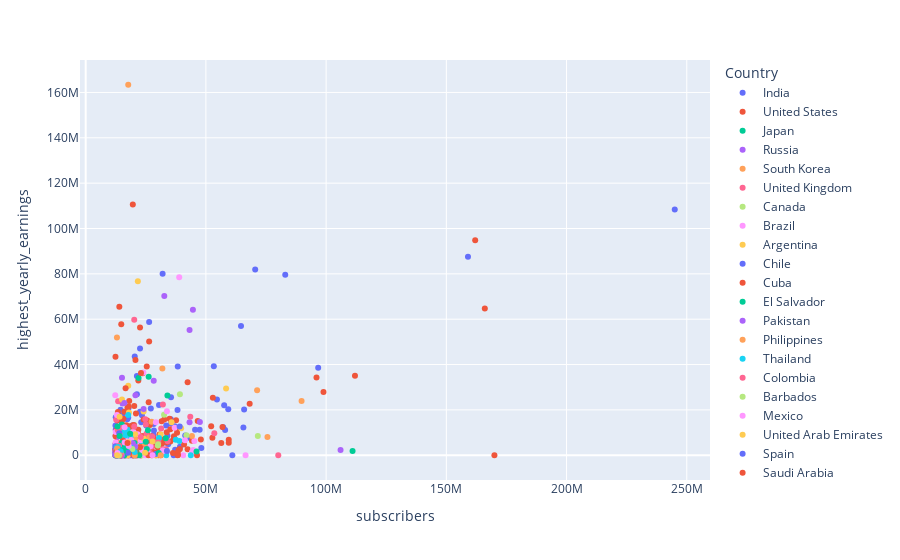

Notebook code for this chart:
### Code cell
fig_df

### Figure 1 — Plotly figure (JSON) as saved in the notebook; plotly's stock layout.template omitted (floating-point values rounded to 4 significant figures; data arrays with more than 128 entries replaced by an {"elided": "..."} marker saying what was removed)
{"data": [{"hovertemplate": "Country=India<br>subscribers=%{x}<br>highest_yearly_earnings=%{y}<extra></extra>", "legendgroup": "India", "marker": {"color": "#636efa", "symbol": "circle"}, "mode": "markers", "name": "India", "orientation": "v", "showlegend": true, "type": "scatter", "x": {"elided": "168 int values"}, "xaxis": "x", "y": {"elided": "168 float values"}, "yaxis": "y"}, {"hovertemplate": "Country=United States<br>subscribers=%{x}<br>highest_yearly_earnings=%{y}<extra></extra>", "legendgroup": "United States", "marker": {"color": "#EF553B", "symbol": "circle"}, "mode": "markers", "name": "United States", "orientation": "v", "showlegend": true, "type": "scatter", "x": {"elided": "312 int values"}, "xaxis": "x", "y": {"elided": "312 float values"}, "yaxis": "y"}, {"hovertemplate": "Country=Japan<br>subscribers=%{x}<br>highest_yearly_earnings=%{y}<extra></extra>", "legendgroup": "Japan", "marker": {"color": "#00cc96", "symbol": "circle"}, "mode": "markers", "name": "Japan", "orientation": "v", "showlegend": true, "type": "scatter", "x": [111000000, 26200000, 22000000, 15000000, 14900000], "xaxis": "x", "y": [1900000, 34600000, 34100000, 13600000, 119], "yaxis": "y"}, {"hovertemplate": "Country=Russia<br>subscribers=%{x}<br>highest_yearly_earnings=%{y}<extra></extra>", "legendgroup": "Russia", "marker": {"color": "#ab63fa", "symbol": "circle"}, "mode": "markers", "name": "Russia", "orientation": "v", "showlegend": true, "type": "scatter", "x": [106000000, 47500000, 43200000, 20700000, 18900000, 18500000, 18500000, 17100000, 15900000, 15300000, 15100000, 15100000, 14900000, 14000000, 13300000, 13200000], "xaxis": "x", "y": [2300000, 14700000, 14600000, 26500000, 1200000, 1800000, 2300000, 1800000, 0, 22800000, 4600000, 34200000, 369, 7200000, 4300000, 420900], "yaxis": "y"}, {"hovertemplate": "Country=South Korea<br>subscribers=%{x}<br>highest_yearly_earnings=%{y}<extra></extra>", "legendgroup": "South Korea", "marker": {"color": "#FFA15A", "symbol": "circle"}, "mode": "markers", "name": "South Korea", "orientation": "v", "showlegend": true, "type": "scatter", "x": [89800000, 75600000, 71300000, 27400000, 24500000, 20500000, 19000000, 18100000, 17700000, 17700000, 17600000, 15100000, 14500000, 14400000, 13000000, 12900000, 12600000], "xaxis": "x", "y": [23900000, 8100000, 28700000, 14800000, 5100000, 7600000, 5200000, 3100000, 163400000, 0, 532700, 2000000, 238100, 65700, 51900000, 192100, 5400000], "yaxis": "y"}, {"hovertemplate": "Country=United Kingdom<br>subscribers=%{x}<br>highest_yearly_earnings=%{y}<extra></extra>", "legendgroup": "United Kingdom", "marker": {"color": "#FF6692", "symbol": "circle"}, "mode": "markers", "name": "United Kingdom", "orientation": "v", "showlegend": true, "type": "scatter", "x": [80100000, 53500000, 33400000, 32100000, 31400000, 30200000, 27400000, 25300000, 24800000, 24100000, 23700000, 23600000, 23500000, 23500000, 21800000, 21800000, 20300000, 20000000, 19700000, 19700000, 19000000, 18800000, 17000000, 16300000, 16300000, 16300000, 16200000, 15400000, 15100000, 15000000, 14500000, 14200000, 14100000, 13600000, 13500000, 13500000, 13500000, 12800000, 12600000, 12600000, 12500000, 12400000, 12300000], "xaxis": "x", "y": [0.05, 9700000, 2700000, 2700000, 11800000, 6600000, 3800000, 9500000, 15900000, 261100, 1600000, 2600000, 2000000, 2900000, 6100000, 2500000, 4100000, 1900000, 2600000, 16, 4900000, 3800000, 4500000, 1900000, 4100000, 147800, 1300000, 8000000, 4100000, 12000000, 3200000, 2600000, 490600, 2100000, 78, 1700000, 23800000, 1300000, 2800000, 1800000, 407200, 1700000, 3200], "yaxis": "y"}, {"hovertemplate": "Country=Canada<br>subscribers=%{x}<br>highest_yearly_earnings=%{y}<extra></extra>", "legendgroup": "Canada", "marker": {"color": "#B6E880", "symbol": "circle"}, "mode": "markers", "name": "Canada", "orientation": "v", "showlegend": true, "type": "scatter", "x": [71600000, 39200000, 32600000, 30000000, 25800000, 25100000, 23700000, 20000000, 15600000, 14500000, 13800000, 13500000, 13300000, 12800000, 12400000], "xaxis": "x", "y": [8500000, 26900000, 17900000, 4300000, 2600000, 2400000, 0, 0, 4200000, 255800, 4000000, 1600000, 258600, 869600, 460600], "yaxis": "y"}, {"hovertemplate": "Country=Brazil<br>subscribers=%{x}<br>highest_yearly_earnings=%{y}<extra></extra>", "legendgroup": "Brazil", "marker": {"color": "#FF97FF", "symbol": "circle"}, "mode": "markers", "name": "Brazil", "orientation": "v", "showlegend": true, "type": "scatter", "x": [66500000, 45200000, 44700000, 44200000, 38900000, 37000000, 33800000, 32100000, 29200000, 26900000, 24000000, 23400000, 21600000, 21000000, 20900000, 20800000, 20400000, 20100000, 19900000, 19000000, 18500000, 18200000, 18000000, 17700000, 17200000, 16900000, 16800000, 16200000, 16100000, 15900000, 15600000, 15500000, 15000000, 15000000, 14900000, 14800000, 14700000, 14600000, 14600000, 14500000, 14500000, 14200000, 14000000, 14000000, 13900000, 13700000, 13700000, 13700000, 13200000, 13100000, 13100000, 13100000, 13100000, 13000000, 13000000, 12900000, 12900000, 12700000, 12500000, 12500000, 12400000, 12300000], "xaxis": "x", "y": [0, 6300000, 2300000, 1300000, 78500000, 12100000, 19400000, 2100000, 14500000, 4000000, 36500000, 1400000, 9300000, 5700000, 2500000, 1100000, 1900000, 260200, 10300000, 3700000, 0, 866200, 2600000, 1700000, 3500000, 7200000, 2100000, 1600000, 662500, 6500000, 2700000, 7900000, 7000000, 8800000, 1900000, 4200000, 2000000, 506300, 5300000, 0, 136200, 913400, 490100, 3300000, 5100000, 4200000, 357000, 3100000, 3100000, 2100000, 1300000, 2300000, 844200, 146500, 1400000, 1500000, 7100, 173700, 343600, 10300000, 0, 26500000], "yaxis": "y"}, {"hovertemplate": "Country=Argentina<br>subscribers=%{x}<br>highest_yearly_earnings=%{y}<extra></extra>", "legendgroup": "Argentina", "marker": {"color": "#FECB52", "symbol": "circle"}, "mode": "markers", "name": "Argentina", "orientation": "v", "showlegend": true, "type": "scatter", "x": [58400000, 35700000, 31200000, 29300000, 24100000, 23000000, 22400000, 20600000, 17900000, 17700000, 17200000, 15900000, 15100000], "xaxis": "x", "y": [29400000, 14500000, 9200000, 0.72, 19300000, 1700000, 3500000, 9300000, 1300000, 30700000, 4000000, 3100000, 24600000], "yaxis": "y"}, {"hovertemplate": "Country=Chile<br>subscribers=%{x}<br>highest_yearly_earnings=%{y}<extra></extra>", "legendgroup": "Chile", "marker": {"color": "#636efa", "symbol": "circle"}, "mode": "markers", "name": "Chile", "orientation": "v", "showlegend": true, "type": "scatter", "x": [48100000, 21500000, 17600000], "xaxis": "x", "y": [3200000, 2, 4800000], "yaxis": "y"}, {"hovertemplate": "Country=Cuba<br>subscribers=%{x}<br>highest_yearly_earnings=%{y}<extra></extra>", "legendgroup": "Cuba", "marker": {"color": "#EF553B", "symbol": "circle"}, "mode": "markers", "name": "Cuba", "orientation": "v", "showlegend": true, "type": "scatter", "x": [46300000], "xaxis": "x", "y": [5], "yaxis": "y"}, {"hovertemplate": "Country=El Salvador<br>subscribers=%{x}<br>highest_yearly_earnings=%{y}<extra></extra>", "legendgroup": "El Salvador", "marker": {"color": "#00cc96", "symbol": "circle"}, "mode": "markers", "name": "El Salvador", "orientation": "v", "showlegend": true, "type": "scatter", "x": [46100000], "xaxis": "x", "y": [1600000], "yaxis": "y"}, {"hovertemplate": "Country=Pakistan<br>subscribers=%{x}<br>highest_yearly_earnings=%{y}<extra></extra>", "legendgroup": "Pakistan", "marker": {"color": "#ab63fa", "symbol": "circle"}, "mode": "markers", "name": "Pakistan", "orientation": "v", "showlegend": true, "type": "scatter", "x": [44600000, 43200000, 28300000, 13800000, 13000000, 12500000], "xaxis": "x", "y": [64200000, 55200000, 32900000, 4800000, 28, 419], "yaxis": "y"}, {"hovertemplate": "Country=Philippines<br>subscribers=%{x}<br>highest_yearly_earnings=%{y}<extra></extra>", "legendgroup": "Philippines", "marker": {"color": "#FFA15A", "symbol": "circle"}, "mode": "markers", "name": "Philippines", "orientation": "v", "showlegend": true, "type": "scatter", "x": [44200000, 31900000, 26500000, 21200000, 16600000, 15200000, 15100000, 15100000, 14200000, 13600000, 13400000, 13100000], "xaxis": "x", "y": [8500000, 38300000, 7800000, 6800000, 723800, 479000, 594000, 8700000, 3000000, 580200, 5500000, 520700], "yaxis": "y"}, {"hovertemplate": "Country=Thailand<br>subscribers=%{x}<br>highest_yearly_earnings=%{y}<extra></extra>", "legendgroup": "Thailand", "marker": {"color": "#19d3f3", "symbol": "circle"}, "mode": "markers", "name": "Thailand", "orientation": "v", "showlegend": true, "type": "scatter", "x": [43700000, 39000000, 37500000, 33500000, 23100000, 18600000, 18400000, 17600000, 17400000, 16400000, 16400000, 16400000, 16200000, 15400000, 14900000, 14500000, 14100000, 13400000], "xaxis": "x", "y": [1, 6300000, 6800000, 0, 6300000, 8100000, 2600000, 2600000, 11300000, 448400, 4200000, 8700000, 10800000, 4000000, 2400000, 2200000, 600100, 2000000], "yaxis": "y"}, {"hovertemplate": "Country=Colombia<br>subscribers=%{x}<br>highest_yearly_earnings=%{y}<extra></extra>", "legendgroup": "Colombia", "marker": {"color": "#FF6692", "symbol": "circle"}, "mode": "markers", "name": "Colombia", "orientation": "v", "showlegend": true, "type": "scatter", "x": [43500000, 34100000, 32100000, 27700000, 26700000, 25000000, 20200000, 15900000, 13400000, 13200000, 12700000], "xaxis": "x", "y": [17000000, 6200000, 22400000, 8300000, 1200000, 13600000, 12700000, 2900000, 11000000, 4100000, 15700000], "yaxis": "y"}, {"hovertemplate": "Country=Barbados<br>subscribers=%{x}<br>highest_yearly_earnings=%{y}<extra></extra>", "legendgroup": "Barbados", "marker": {"color": "#B6E880", "symbol": "circle"}, "mode": "markers", "name": "Barbados", "orientation": "v", "showlegend": true, "type": "scatter", "x": [41900000], "xaxis": "x", "y": [8800000], "yaxis": "y"}, {"hovertemplate": "Country=Mexico<br>subscribers=%{x}<br>highest_yearly_earnings=%{y}<extra></extra>", "legendgroup": "Mexico", "marker": {"color": "#FF97FF", "symbol": "circle"}, "mode": "markers", "name": "Mexico", "orientation": "v", "showlegend": true, "type": "scatter", "x": [41300000, 40600000, 31800000, 25700000, 24800000, 24200000, 23600000, 22900000, 21900000, 21500000, 19400000, 19000000, 18900000, 17600000, 16700000, 16600000, 16100000, 16000000, 16000000, 15600000, 15500000, 15000000, 14600000, 14200000, 14000000, 14000000, 13800000, 13000000, 12700000, 12500000, 12500000, 12500000, 12400000], "xaxis": "x", "y": [6600000, 0, 1500000, 1500000, 16100, 1600000, 2200000, 6600000, 227, 742, 114300, 5900000, 6700000, 1300000, 774700, 0, 0, 225500, 5400000, 0, 4300000, 1600000, 2400000, 2100000, 1300000, 3400000, 1300000, 17700000, 3700000, 425700, 1500000, 5600000, 493300], "yaxis": "y"}, {"hovertemplate": "Country=United Arab Emirates<br>subscribers=%{x}<br>highest_yearly_earnings=%{y}<extra></extra>", "legendgroup": "United Arab Emirates", "marker": {"color": "#FECB52", "symbol": "circle"}, "mode": "markers", "name": "United Arab Emirates", "orientation": "v", "showlegend": true, "type": "scatter", "x": [39700000, 24200000, 21700000, 20200000, 15400000, 14100000, 12900000], "xaxis": "x", "y": [11900000, 7300000, 76700000, 746700, 3800000, 17000000, 3900000], "yaxis": "y"}, {"hovertemplate": "Country=Spain<br>subscribers=%{x}<br>highest_yearly_earnings=%{y}<extra></extra>", "legendgroup": "Spain", "marker": {"color": "#636efa", "symbol": "circle"}, "mode": "markers", "name": "Spain", "orientation": "v", "showlegend": true, "type": "scatter", "x": [39100000, 33800000, 29200000, 18700000, 18400000, 18000000, 17200000, 16600000, 16200000, 15300000, 15100000, 14900000, 14700000, 14600000, 14000000, 13600000, 12900000, 12800000, 12700000, 12500000, 12400000, 12400000], "xaxis": "x", "y": [12700000, 1900000, 582900, 5, 528200, 2100000, 739500, 3100, 0.19, 4100000, 286600, 665200, 10900, 2900000, 9700000, 2300000, 575700, 2600000, 484000, 783300, 1200000, 4000000], "yaxis": "y"}, {"hovertemplate": "Country=Saudi Arabia<br>subscribers=%{x}<br>highest_yearly_earnings=%{y}<extra></extra>", "legendgroup": "Saudi Arabia", "marker": {"color": "#EF553B", "symbol": "circle"}, "mode": "markers", "name": "Saudi Arabia", "orientation": "v", "showlegend": true, "type": "scatter", "x": [38400000, 26100000, 22600000, 18600000, 15500000, 15500000, 14700000, 14400000, 13300000], "xaxis": "x", "y": [76300, 0, 3500000, 2100000, 4400000, 6500000, 129300, 224300, 3400000], "yaxis": "y"}, {"hovertemplate": "Country=Indonesia<br>subscribers=%{x}<br>highest_yearly_earnings=%{y}<extra></extra>", "legendgroup": "Indonesia", "marker": {"color": "#00cc96", "symbol": "circle"}, "mode": "markers", "name": "Indonesia", "orientation": "v", "showlegend": true, "type": "scatter", "x": [34000000, 33300000, 30400000, 25900000, 25400000, 25000000, 21100000, 20600000, 20300000, 20200000, 18500000, 18300000, 18100000, 17700000, 17100000, 16800000, 16100000, 15800000, 15400000, 15100000, 15000000, 14900000, 14100000, 13500000, 13200000, 13000000, 12900000, 12400000], "xaxis": "x", "y": [26300000, 7500000, 1000000, 11000000, 2800000, 5900000, 1300000, 4, 5400000, 3100000, 9500000, 819000, 1300000, 2300000, 2200000, 2100000, 461700, 3400000, 947500, 827100, 5400000, 2100000, 8500000, 644900, 12700000, 0, 40200, 38700], "yaxis": "y"}, {"hovertemplate": "Country=Turkey<br>subscribers=%{x}<br>highest_yearly_earnings=%{y}<extra></extra>", "legendgroup": "Turkey", "marker": {"color": "#ab63fa", "symbol": "circle"}, "mode": "markers", "name": "Turkey", "orientation": "v", "showlegend": true, "type": "scatter", "x": [32700000, 24100000, 19600000, 15200000], "xaxis": "x", "y": [70200000, 20400000, 5300000, 212500], "yaxis": "y"}, {"hovertemplate": "Country=Venezuela<br>subscribers=%{x}<br>highest_yearly_earnings=%{y}<extra></extra>", "legendgroup": "Venezuela", "marker": {"color": "#FFA15A", "symbol": "circle"}, "mode": "markers", "name": "Venezuela", "orientation": "v", "showlegend": true, "type": "scatter", "x": [31200000], "xaxis": "x", "y": [172], "yaxis": "y"}, {"hovertemplate": "Country=Kuwait<br>subscribers=%{x}<br>highest_yearly_earnings=%{y}<extra></extra>", "legendgroup": "Kuwait", "marker": {"color": "#19d3f3", "symbol": "circle"}, "mode": "markers", "name": "Kuwait", "orientation": "v", "showlegend": true, "type": "scatter", "x": [30500000], "xaxis": "x", "y": [7600000], "yaxis": "y"}, {"hovertemplate": "Country=Jordan<br>subscribers=%{x}<br>highest_yearly_earnings=%{y}<extra></extra>", "legendgroup": "Jordan", "marker": {"color": "#FF6692", "symbol": "circle"}, "mode": "markers", "name": "Jordan", "orientation": "v", "showlegend": true, "type": "scatter", "x": [30200000, 22900000, 13900000], "xaxis": "x", "y": [5600000, 8100000, 4200000], "yaxis": "y"}, {"hovertemplate": "Country=Netherlands<br>subscribers=%{x}<br>highest_yearly_earnings=%{y}<extra></extra>", "legendgroup": "Netherlands", "marker": {"color": "#B6E880", "symbol": "circle"}, "mode": "markers", "name": "Netherlands", "orientation": "v", "showlegend": true, "type": "scatter", "x": [30100000, 14200000, 13800000], "xaxis": "x", "y": [4800000, 1700000, 2600000], "yaxis": "y"}, {"hovertemplate": "Country=Singapore<br>subscribers=%{x}<br>highest_yearly_earnings=%{y}<extra></extra>", "legendgroup": "Singapore", "marker": {"color": "#FF97FF", "symbol": "circle"}, "mode": "markers", "name": "Singapore", "orientation": "v", "showlegend": true, "type": "scatter", "x": [27800000, 16200000, 15700000], "xaxis": "x", "y": [0, 5600000, 45100], "yaxis": "y"}, {"hovertemplate": "Country=Australia<br>subscribers=%{x}<br>highest_yearly_earnings=%{y}<extra></extra>", "legendgroup": "Australia", "marker": {"color": "#FECB52", "symbol": "circle"}, "mode": "markers", "name": "Australia", "orientation": "v", "showlegend": true, "type": "scatter", "x": [27800000, 24700000, 20500000, 18000000, 17600000, 17300000, 17200000, 14800000, 14100000], "xaxis": "x", "y": [6100000, 1100000, 1300000, 18800000, 0, 745200, 1, 1000000, 7], "yaxis": "y"}, {"hovertemplate": "Country=Italy<br>subscribers=%{x}<br>highest_yearly_earnings=%{y}<extra></extra>", "legendgroup": "Italy", "marker": {"color": "#636efa", "symbol": "circle"}, "mode": "markers", "name": "Italy", "orientation": "v", "showlegend": true, "type": "scatter", "x": [26400000, 13000000], "xaxis": "x", "y": [58800000, 1400000], "yaxis": "y"}, {"hovertemplate": "Country=Germany<br>subscribers=%{x}<br>highest_yearly_earnings=%{y}<extra></extra>", "legendgroup": "Germany", "marker": {"color": "#EF553B", "symbol": "circle"}, "mode": "markers", "name": "Germany", "orientation": "v", "showlegend": true, "type": "scatter", "x": [23000000, 21400000, 20800000, 19800000, 16600000, 14800000], "xaxis": "x", "y": [36300000, 0, 1400000, 271200, 29600000, 1800], "yaxis": "y"}, {"hovertemplate": "Country=France<br>subscribers=%{x}<br>highest_yearly_earnings=%{y}<extra></extra>", "legendgroup": "France", "marker": {"color": "#00cc96", "symbol": "circle"}, "mode": "markers", "name": "France", "orientation": "v", "showlegend": true, "type": "scatter", "x": [22300000, 18100000, 16100000, 14400000, 13000000], "xaxis": "x", "y": [35, 2300000, 37, 548000, 1500000], "yaxis": "y"}, {"hovertemplate": "Country=Sweden<br>subscribers=%{x}<br>highest_yearly_earnings=%{y}<extra></extra>", "legendgroup": "Sweden", "marker": {"color": "#ab63fa", "symbol": "circle"}, "mode": "markers", "name": "Sweden", "orientation": "v", "showlegend": true, "type": "scatter", "x": [20600000, 16100000, 14000000, 12300000], "xaxis": "x", "y": [3900000, 23000000, 658000, 185800], "yaxis": "y"}, {"hovertemplate": "Country=Afghanistan<br>subscribers=%{x}<br>highest_yearly_earnings=%{y}<extra></extra>", "legendgroup": "Afghanistan", "marker": {"color": "#FFA15A", "symbol": "circle"}, "mode": "markers", "name": "Afghanistan", "orientation": "v", "showlegend": true, "type": "scatter", "x": [20400000], "xaxis": "x", "y": [0], "yaxis": "y"}, {"hovertemplate": "Country=Ukraine<br>subscribers=%{x}<br>highest_yearly_earnings=%{y}<extra></extra>", "legendgroup": "Ukraine", "marker": {"color": "#19d3f3", "symbol": "circle"}, "mode": "markers", "name": "Ukraine", "orientation": "v", "showlegend": true, "type": "scatter", "x": [20400000, 18800000, 17700000, 14800000, 14200000, 13500000, 13300000, 12900000], "xaxis": "x", "y": [1400000, 3300000, 17800000, 2300000, 5, 3600000, 0, 3400000], "yaxis": "y"}, {"hovertemplate": "Country=Latvia<br>subscribers=%{x}<br>highest_yearly_earnings=%{y}<extra></extra>", "legendgroup": "Latvia", "marker": {"color": "#FF6692", "symbol": "circle"}, "mode": "markers", "name": "Latvia", "orientation": "v", "showlegend": true, "type": "scatter", "x": [20200000], "xaxis": "x", "y": [59800000], "yaxis": "y"}, {"hovertemplate": "Country=Switzerland<br>subscribers=%{x}<br>highest_yearly_earnings=%{y}<extra></extra>", "legendgroup": "Switzerland", "marker": {"color": "#B6E880", "symbol": "circle"}, "mode": "markers", "name": "Switzerland", "orientation": "v", "showlegend": true, "type": "scatter", "x": [19400000], "xaxis": "x", "y": [2800000], "yaxis": "y"}, {"hovertemplate": "Country=Vietnam<br>subscribers=%{x}<br>highest_yearly_earnings=%{y}<extra></extra>", "legendgroup": "Vietnam", "marker": {"color": "#FF97FF", "symbol": "circle"}, "mode": "markers", "name": "Vietnam", "orientation": "v", "showlegend": true, "type": "scatter", "x": [17900000, 16200000, 13700000], "xaxis": "x", "y": [4100000, 12300000, 1700000], "yaxis": "y"}, {"hovertemplate": "Country=Malaysia<br>subscribers=%{x}<br>highest_yearly_earnings=%{y}<extra></extra>", "legendgroup": "Malaysia", "marker": {"color": "#FECB52", "symbol": "circle"}, "mode": "markers", "name": "Malaysia", "orientation": "v", "showlegend": true, "type": "scatter", "x": [17700000], "xaxis": "x", "y": [5700000], "yaxis": "y"}, {"hovertemplate": "Country=China<br>subscribers=%{x}<br>highest_yearly_earnings=%{y}<extra></extra>", "legendgroup": "China", "marker": {"color": "#636efa", "symbol": "circle"}, "mode": "markers", "name": "China", "orientation": "v", "showlegend": true, "type": "scatter", "x": [17600000], "xaxis": "x", "y": [1100000], "yaxis": "y"}, {"hovertemplate": "Country=Iraq<br>subscribers=%{x}<br>highest_yearly_earnings=%{y}<extra></extra>", "legendgroup": "Iraq", "marker": {"color": "#EF553B", "symbol": "circle"}, "mode": "markers", "name": "Iraq", "orientation": "v", "showlegend": true, "type": "scatter", "x": [17400000, 12800000], "xaxis": "x", "y": [5400000, 1700000], "yaxis": "y"}, {"hovertemplate": "Country=Egypt<br>subscribers=%{x}<br>highest_yearly_earnings=%{y}<extra></extra>", "legendgroup": "Egypt", "marker": {"color": "#00cc96", "symbol": "circle"}, "mode": "markers", "name": "Egypt", "orientation": "v", "showlegend": true, "type": "scatter", "x": [15500000, 15100000], "xaxis": "x", "y": [1600000, 2200000], "yaxis": "y"}, {"hovertemplate": "Country=Andorra<br>subscribers=%{x}<br>highest_yearly_earnings=%{y}<extra></extra>", "legendgroup": "Andorra", "marker": {"color": "#ab63fa", "symbol": "circle"}, "mode": "markers", "name": "Andorra", "orientation": "v", "showlegend": true, "type": "scatter", "x": [15100000], "xaxis": "x", "y": [4], "yaxis": "y"}, {"hovertemplate": "Country=Ecuador<br>subscribers=%{x}<br>highest_yearly_earnings=%{y}<extra></extra>", "legendgroup": "Ecuador", "marker": {"color": "#FFA15A", "symbol": "circle"}, "mode": "markers", "name": "Ecuador", "orientation": "v", "showlegend": true, "type": "scatter", "x": [14600000, 13100000], "xaxis": "x", "y": [787600, 3000000], "yaxis": "y"}, {"hovertemplate": "Country=Morocco<br>subscribers=%{x}<br>highest_yearly_earnings=%{y}<extra></extra>", "legendgroup": "Morocco", "marker": {"color": "#19d3f3", "symbol": "circle"}, "mode": "markers", "name": "Morocco", "orientation": "v", "showlegend": true, "type": "scatter", "x": [14500000], "xaxis": "x", "y": [1800000], "yaxis": "y"}, {"hovertemplate": "Country=Peru<br>subscribers=%{x}<br>highest_yearly_earnings=%{y}<extra></extra>", "legendgroup": "Peru", "marker": {"color": "#FF6692", "symbol": "circle"}, "mode": "markers", "name": "Peru", "orientation": "v", "showlegend": true, "type": "scatter", "x": [14400000], "xaxis": "x", "y": [48100], "yaxis": "y"}, {"hovertemplate": "Country=Bangladesh<br>subscribers=%{x}<br>highest_yearly_earnings=%{y}<extra></extra>", "legendgroup": "Bangladesh", "marker": {"color": "#B6E880", "symbol": "circle"}, "mode": "markers", "name": "Bangladesh", "orientation": "v", "showlegend": true, "type": "scatter", "x": [13900000], "xaxis": "x", "y": [0.05], "yaxis": "y"}, {"hovertemplate": "Country=Finland<br>subscribers=%{x}<br>highest_yearly_earnings=%{y}<extra></extra>", "legendgroup": "Finland", "marker": {"color": "#FF97FF", "symbol": "circle"}, "mode": "markers", "name": "Finland", "orientation": "v", "showlegend": true, "type": "scatter", "x": [13200000], "xaxis": "x", "y": [977700], "yaxis": "y"}, {"hovertemplate": "Country=Samoa<br>subscribers=%{x}<br>highest_yearly_earnings=%{y}<extra></extra>", "legendgroup": "Samoa", "marker": {"color": "#FECB52", "symbol": "circle"}, "mode": "markers", "name": "Samoa", "orientation": "v", "showlegend": true, "type": "scatter", "x": [13100000], "xaxis": "x", "y": [18], "yaxis": "y"}], "layout": {"autosize": true, "legend": {"title": {"text": "Country"}, "tracegroupgap": 0}, "margin": {"t": 60}, "xaxis": {"anchor": "y", "autorange": true, "domain": [0, 1], "range": [-1731000.0, 259000000.0], "title": {"text": "subscribers"}, "type": "linear"}, "yaxis": {"anchor": "x", "autorange": true, "domain": [0, 1], "range": [-12650000.0, 176100000.0], "title": {"text": "highest_yearly_earnings"}, "type": "linear"}}}
